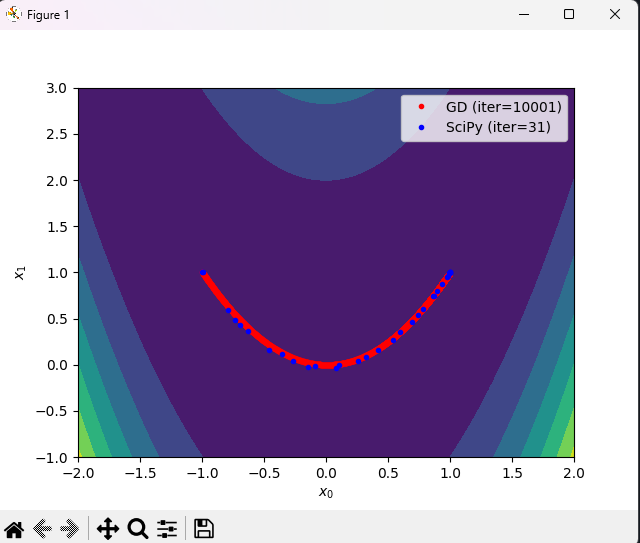

Source code (Python):
import numpy as np
import matplotlib.pyplot as plt
from scipy.optimize import minimize

if __name__ == '__main__':
    # Define the cost function and its gradient (Rosenbrock function)
    f = lambda x: (1 - x[0])**2 + 100*(x[1] - x[0]**2)**2
    fd = lambda x: np.array([
        -2 * (1 - x[0]) - 400 * x[0] * (x[1] - x[0]**2),
        200 * (x[1] - x[0]**2)
    ])

    # Define configuration
    x_init = [-1, 1]   # You can try other initial points
    learn_rate = 0.001 # You can try 0.01, 0.005, and 0.0001
    max_iter = 10000   # You can try 100, 1000, and 100000
    min_tol = 1e-6

    # Optimize the cost function using gradient descent
    x = np.array(x_init)
    gd_xs = [x]
    for i in range(max_iter):
        # Run the gradient descent
        xp = x
        gradient = fd(x)  # Get the gradient of f at x
        x = x - learn_rate * gradient  # Update x based on the gradient descent rule
        gd_xs.append(x)

        # Check the terminal condition
        if np.linalg.norm(x - xp) < min_tol:
            break
    gd_xs = np.array(gd_xs)

    # Optimize the cost function using SciPy's minimize function
    result = minimize(f, x_init, tol=min_tol, options={'maxiter': max_iter, 'return_all': True})
    sp_xs = np.array(result.allvecs)

    # Visualize the results
    x_range = np.linspace(-2, 2, 100)
    y_range = np.linspace(-1, 3, 100)
    xx, yy = np.meshgrid(x_range, y_range)
    zz = f((xx, yy))
    plt.contourf(xx, yy, zz)
    plt.plot(gd_xs[:,0], gd_xs[:,1], 'r.', label=f'GD (iter={len(gd_xs)})')
    plt.plot(sp_xs[:,0], sp_xs[:,1], 'b.', label=f'SciPy (iter={result.nit})')
    plt.xlabel('$x_0$')
    plt.ylabel('$x_1$')
    plt.legend()
    plt.show()
